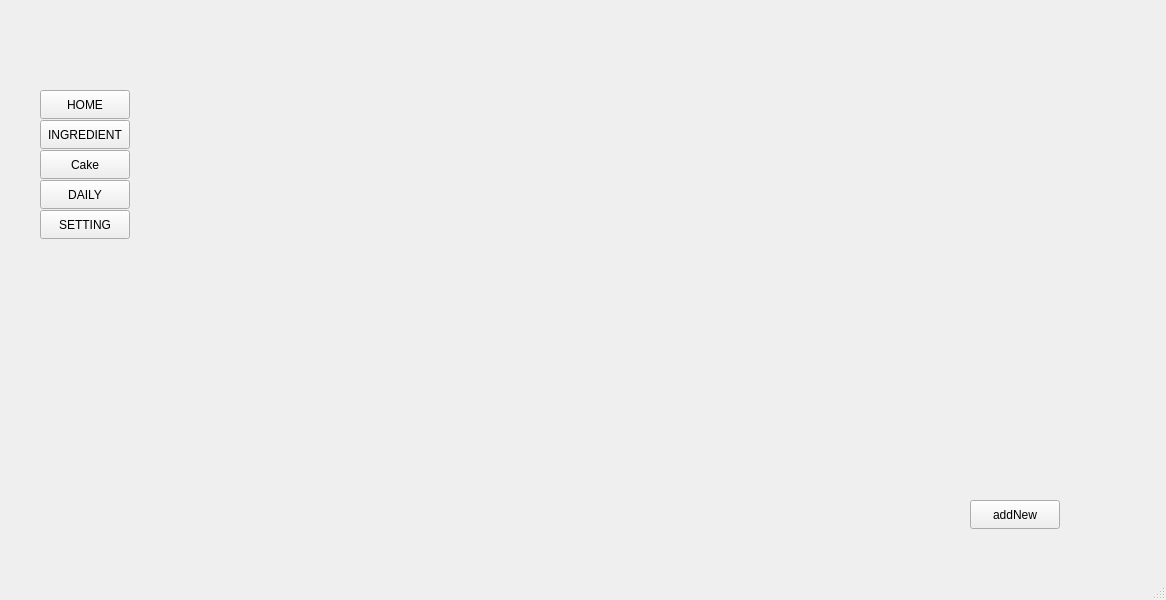
<?xml version="1.0" encoding="UTF-8"?>
<ui version="4.0">
 <class>MainWindow</class>
 <widget class="QMainWindow" name="MainWindow">
  <property name="geometry">
   <rect>
    <x>0</x>
    <y>0</y>
    <width>1166</width>
    <height>600</height>
   </rect>
  </property>
  <property name="windowTitle">
   <string>MainWindow</string>
  </property>
  <widget class="QWidget" name="centralwidget">
   <widget class="QPushButton" name="Homebtn">
    <property name="geometry">
     <rect>
      <x>40</x>
      <y>90</y>
      <width>90</width>
      <height>29</height>
     </rect>
    </property>
    <property name="text">
     <string>HOME</string>
    </property>
   </widget>
   <widget class="QPushButton" name="Ingredientbtn">
    <property name="geometry">
     <rect>
      <x>40</x>
      <y>120</y>
      <width>90</width>
      <height>29</height>
     </rect>
    </property>
    <property name="text">
     <string>INGREDIENT</string>
    </property>
   </widget>
   <widget class="QPushButton" name="Cakebtn">
    <property name="geometry">
     <rect>
      <x>40</x>
      <y>150</y>
      <width>90</width>
      <height>29</height>
     </rect>
    </property>
    <property name="text">
     <string>Cake</string>
    </property>
   </widget>
   <widget class="QPushButton" name="DAILYbtn">
    <property name="geometry">
     <rect>
      <x>40</x>
      <y>180</y>
      <width>90</width>
      <height>29</height>
     </rect>
    </property>
    <property name="text">
     <string>DAILY</string>
    </property>
   </widget>
   <widget class="QPushButton" name="SETTINGbtn">
    <property name="geometry">
     <rect>
      <x>40</x>
      <y>210</y>
      <width>90</width>
      <height>29</height>
     </rect>
    </property>
    <property name="text">
     <string>SETTING</string>
    </property>
   </widget>
   <widget class="QStackedWidget" name="stackedWidget">
    <property name="geometry">
     <rect>
      <x>160</x>
      <y>20</y>
      <width>971</width>
      <height>531</height>
     </rect>
    </property>
    <property name="currentIndex">
     <number>1</number>
    </property>
    <widget class="QWidget" name="home"/>
    <widget class="QWidget" name="material">
     <widget class="QPushButton" name="pushButton">
      <property name="geometry">
       <rect>
        <x>810</x>
        <y>480</y>
        <width>90</width>
        <height>29</height>
       </rect>
      </property>
      <property name="text">
       <string>addNew</string>
      </property>
     </widget>
    </widget>
   </widget>
  </widget>
  <widget class="QMenuBar" name="menubar">
   <property name="geometry">
    <rect>
     <x>0</x>
     <y>0</y>
     <width>1166</width>
     <height>25</height>
    </rect>
   </property>
  </widget>
  <widget class="QStatusBar" name="statusbar"/>
 </widget>
 <resources/>
 <connections/>
</ui>
